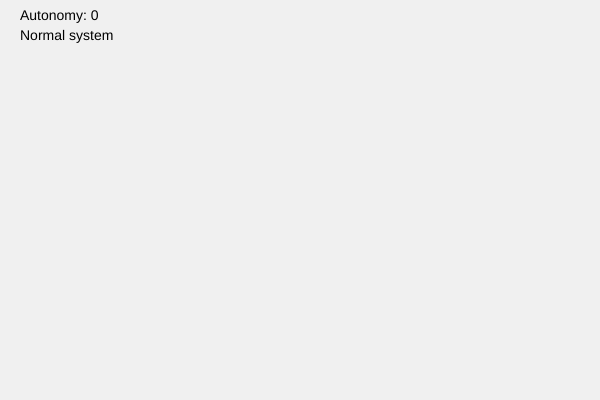
Frame 1 (no input)
Frame 60 (no input): identical to frame 1, image omitted
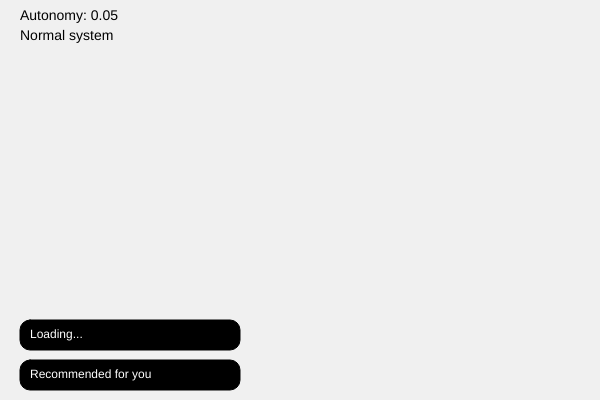
Frame 120 (the mouse pressed at the canvas centre since frame 60)

The p5.js sketch that drew these frames (run headless with seeded random() and noise() and a simulated clock; from frame 60 on, the mouse is pressed at the canvas centre):

// p5.js sketch
// ── sketch.js
let controlSystem;
let messages = [];

function setup() {
  createCanvas(600, 400);
  controlSystem = new ControlSystem();
}

function draw() {
  background(240);

  controlSystem.update();
  controlSystem.display();

  drawMessages();
}

function mousePressed() {
  controlSystem.registerInteraction(mouseX, mouseY);
}

class Message {
  constructor(text) {
    this.text = text;
  }

  display(x, y) {
    fill(0);
    rect(x, y, 220, 30, 10);

    fill(255);
    textSize(12);
    text(this.text, x + 10, y + 18);
  }
}


function drawMessages() {
  let startY = height - 40;

  for (let i = messages.length - 1; i >= 0; i--) {
    let y = startY - (messages.length - 1 - i) * 40;
    messages[i].display(20, y);
  }
}


class ControlSystem {
  constructor() {
    this.interactionCount = 0;
    this.autonomyLevel = 0;
    this.autoTimer = 0;
  }

  update() {
    this.autonomyLevel = this.interactionCount * 0.05;
    if (this.autonomyLevel > 1) this.autonomyLevel = 1;

    this.autoTimer++;

    if (this.autoTimer > 60) {
      this.generateAutoMessage();
      this.autoTimer = 0;
    }

    if (this.autonomyLevel > 0.7) {
      this.fakeCursorMovement();
    }
  }

  display() {
    fill(0);
    textSize(14);

    text("Autonomy: " + this.autonomyLevel, 20, 20);

    if (this.autonomyLevel < 0.3) {
      text("Normal system", 20, 40);
    } else if (this.autonomyLevel < 0.7) {
      text("System getting busy...", 20, 40);
    } else {
      text("System taking control!", 20, 40);
    }
  }

  registerInteraction(x, y) {
    this.interactionCount++;

    let responses = [
      "Opened",
      "Viewed",
      "Loading..."
    ];

    messages.push(new Message(random(responses)));

    this.limitMessages();
  }

  generateAutoMessage() {
    let early = [
      "Recommended for you",
      "Trending now",
      "New notification"
    ];

    let middle = [
      "You were just looking at this",
      "Keep scrolling?",
      "You might like this"
    ];

    let late = [
      "I know what you want",
      "No need to click",
      "I’ll choose for you"
    ];

    let text;

    if (this.autonomyLevel < 0.3) {
      text = random(early);
    } else if (this.autonomyLevel < 0.7) {
      text = random(middle);
    } else {
      text = random(late);
    }

    messages.push(new Message(text));

    this.limitMessages();
  }

  limitMessages() {
    if (messages.length > 8) {
      messages.shift();
    }
  }

  fakeCursorMovement() {
    let x = mouseX + random(-10, 10);
    let y = mouseY + random(-10, 10);

    fill(255, 0, 0);
    ellipse(x, y, 10);
  }
}
